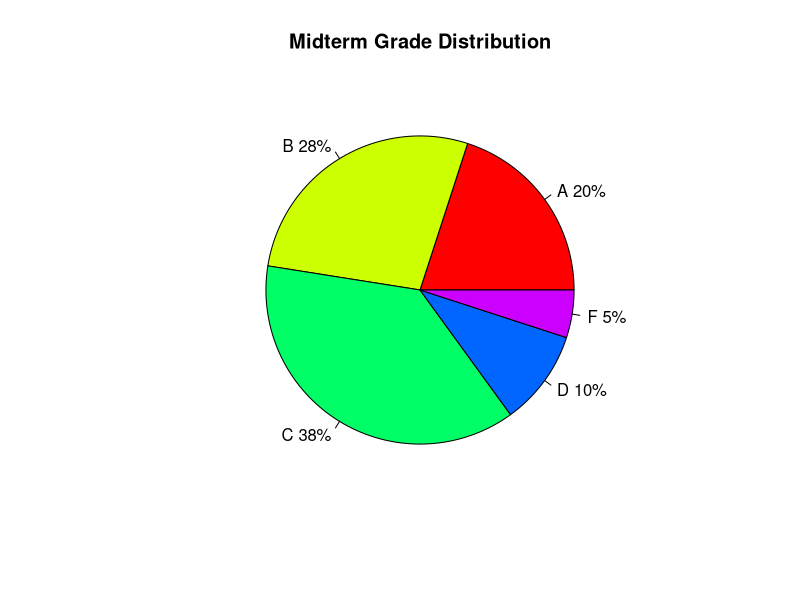
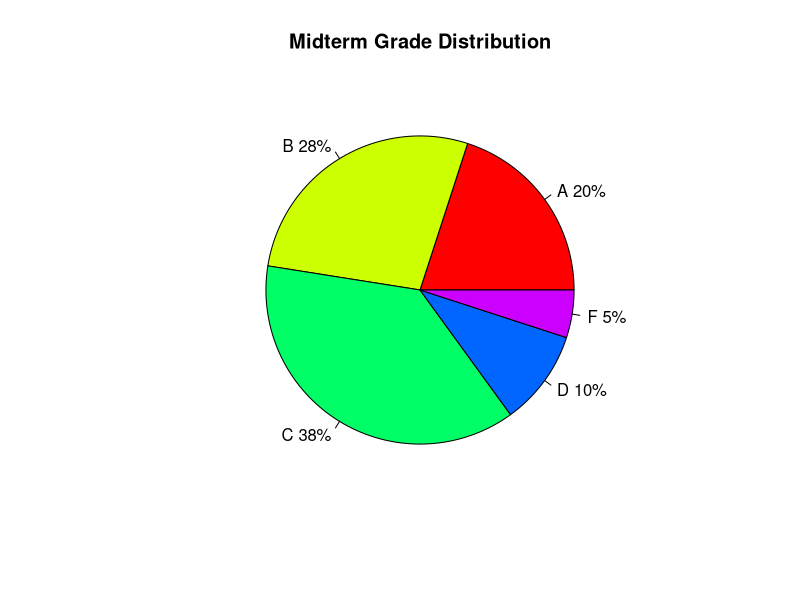
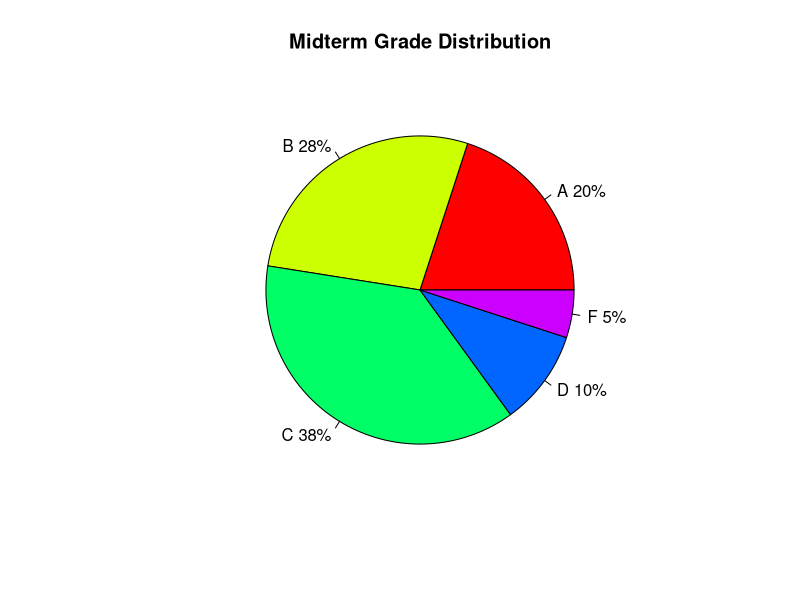
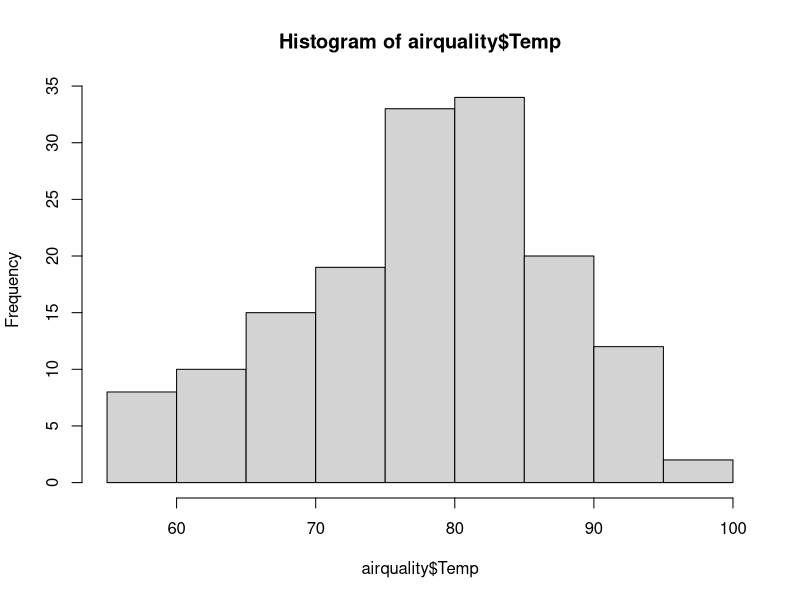
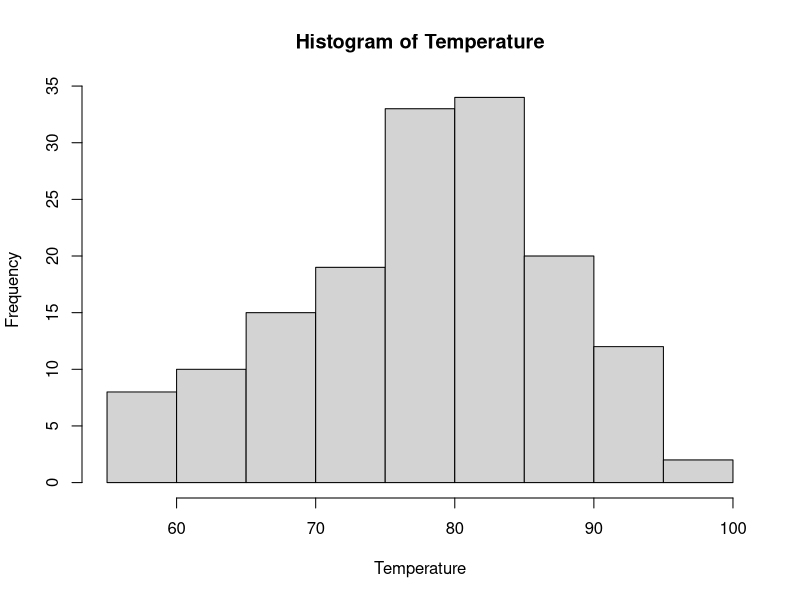
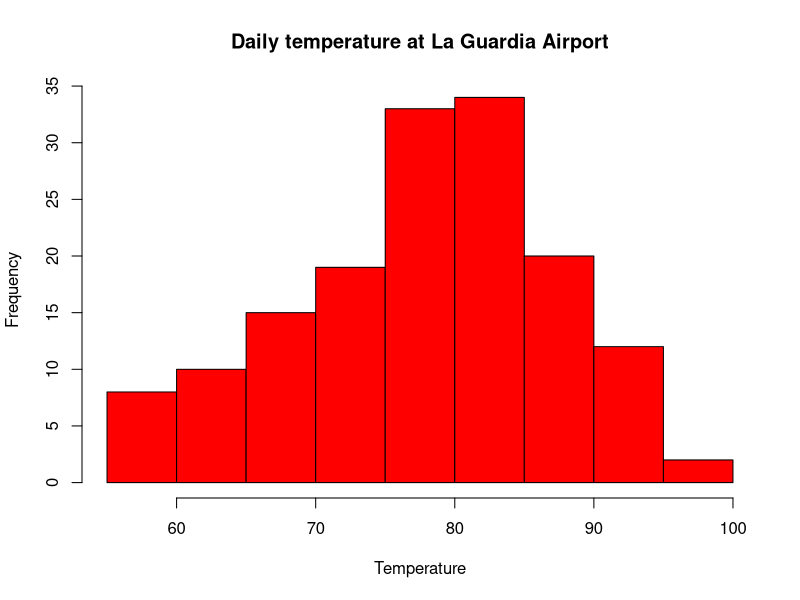

These figures' R source, in order: (Note: this script raises an error after producing the figures.)
# PSTAT 10 Week 2 04/08/19 Lab

# 1 parts a,b,c,d

data("ChickWeight")
View(ChickWeight)
ChickWeight$weight
min(ChickWeight$weight)
mean(ChickWeight$weight)

# 2 parts a and b
z <- c(40, 55, 75, 20, 10)
lbls <- c("A", "B", "C", "D", "F")
pct <- round(z/sum(z)*100)
lbls <- paste(lbls, pct) #add percentage to the labels
lbls <- paste(lbls, "%",sep="") #add % to label
pie(z, labels = lbls, col=rainbow(length(lbls)), main = "Midterm Grade Distribution")

# 2 part c
pie(z, labels = lbls, col=rainbow(length(lbls)), main = "Midterm Grade Distribution", clockwise = FALSE)
# pART c and d NOTHING Changed when clockise = FALSE because default is clockwise = FALSE
#part E and F
pie(z,col=rainbow(length(lbls)), main = "Midterm Grade Distribution",labels = lbls)
# yes you can change the order of the terms in Pie chart Syntax
# Pie charts can be misleading statistics because of scale and representation.

# 3 parts a-d
data("airquality")
View(airquality)
hist(airquality$Temp)
Temperature <- airquality$Temp
hist(Temperature)
hist(Temperature, main = "Daily temperature at La Guardia Airport", col="red")

# 4
x <- c("blue", "red", "green", "yellow")
is.character(X)
is.numeric(x)
str(x) # another type of command to check structure of vector X and see if it's character

# 5
PSTAT10LAB <- print("mean = 1:5")
PSTAT10LAB
# The error code was because the object PSTAT10LAB was missing paraenthesis in the argument/syntax for Print function
# the object has to be defined outside/before the function to use print function